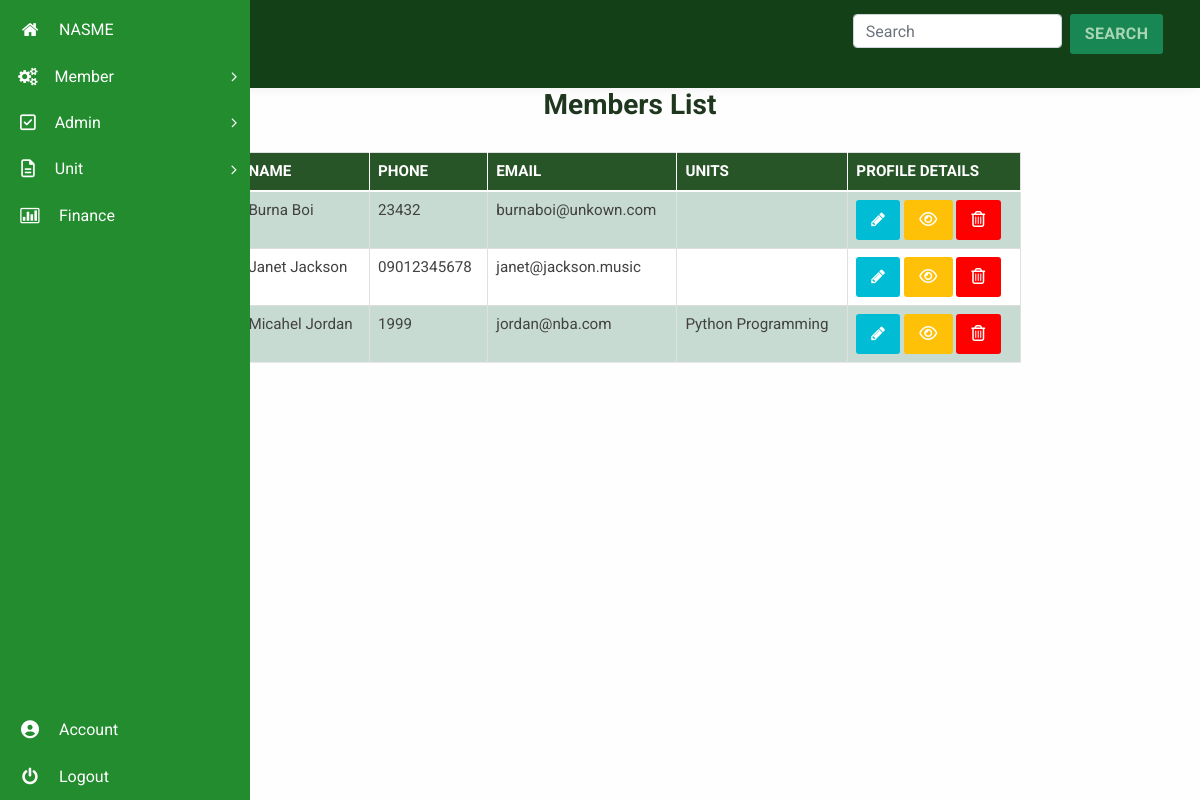
Before: /admin/manage_members (signed in) with the older database file.
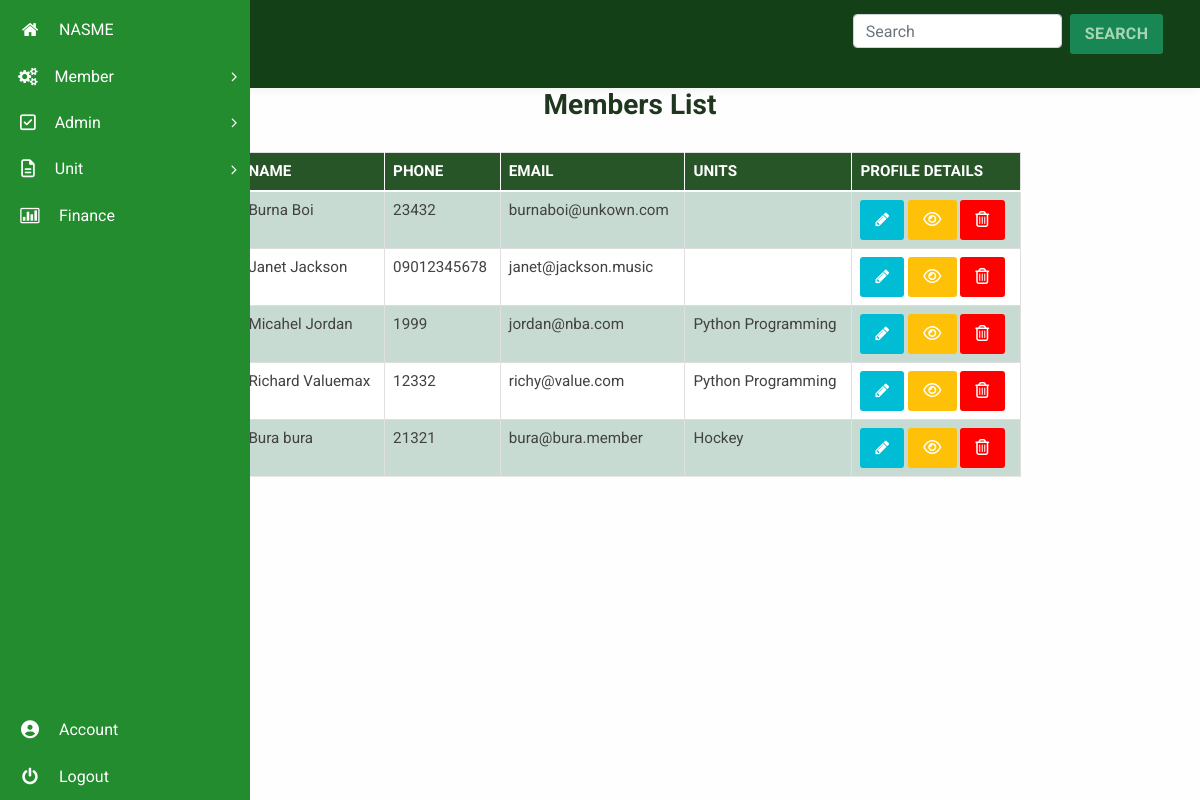
After: the same page with the newer database file.
### membership/models.py (models this page shows, shortened)
class User(db.Model, UserMixin):
  id = db.Column(db.Integer, primary_key=True)
  units = db.relationship("Unit", secondary=user_unit, backref="unit_members", lazy="dynamic")
  username = db.Column(db.String(20), unique=True, nullable=False)
  email = db.Column(db.String(120), unique=True, nullable=False)
  phone = db.Column(db.String(60), unique=True, nullable=False, default="")
  password = db.Column(db.String(60), nullable=False, default="~~~~~~~")
  image_file = db.Column(db.String(20), nullable=False, default='default.jpg')
  date_registered = db.Column(db.DateTime, nullable=False, default=datetime.utcnow)
  role = db.Column(db.String(6), nullable=False, default="USER")
  _is_superadmin = db.Column("is_superadmin", db.Boolean, nullable=False, default=False)
  current_salary = db.Column(db.String(60))
  occupation = db.Column(db.String(60))
  experience = db.Column(db.String(60))
  date_of_birth = db.Column(db.String(), nullable=False, default=datetime.utcnow)
  home_address = db.Column(db.String())
  work_address = db.Column(db.String())
  def display_units(self):
    unit_names = []
    for unit in self.units.all():
      unit_names.append(unit.name)
    return ", ".join(unit_names)
  @property
  def is_superadmin(self):
      return self._is_superadmin
  @is_superadmin.setter
  def is_superadmin(self, s):
    if type(s) == type(str()):
      if s.lower() == "true":
        self._is_superadmin = True
      elif s.lower() == "false":
        self._is_superadmin = False
    else:
      self._is_superadmin = s

class Unit(db.Model):
  id = db.Column(db.Integer, primary_key=True)
  name = db.Column(db.String(50), unique=True, nullable=False)
  date_created = db.Column(db.DateTime, nullable=False,default=datetime.utcnow)
  fees_amount = db.Column(db.String(),nullable=False,default="0")

### membership/routes.py (the view)
@app.route("/admin/manage_members")
@admin_role_required
@login_required
def manage_members():
  page = request.args.get('page', 1, type=int)
  members = User.query.filter_by(role="USER").paginate(page=page, per_page=5)
  return render_template("manage_members.html", page=page, members=members)

### membership/models.py (called while the page is built)
@login_manager.user_loader
def load_user(user_id):
    return User.query.get(int(user_id))

### membership/routes.py (called while the page is built)
def admin_role_required(func):
    @wraps(func)
    def decorated_view(*args, **kwargs):
      if current_user.is_authenticated:
        if not current_user.role == "ADMIN":
            abort(403)
        return func(*args, **kwargs)
      else:
        abort(403)
    return decorated_view

### membership/templates/manage_members.html (shortened to what this page needs)
{% extends "dashboard_layout.html" %}
{% block content %}
<link rel="stylesheet" type="text/css" href="css/table-style.css" />
<link rel="stylesheet" type="text/css" href="css/basictable.css" />
				<div class="container agile-tables">
					<h3 style="text-align: center; color:rgb(31, 55, 31); font-weight:bold;" class="text-center"> Members List</h3>
					<div class="w3l-table-info table-responsive">
					    <table id="tuble" class="table table-success table-striped table-hover ">
						<thead>
						  <tr>
							<th>Name</th>
							<th>Phone</th>
							<th>Email</th>
							<th>Units</th>
							<th>Profile Details</th>
						  </tr>
						</thead>
						<tbody>
							{% for member in members.items %}
						  <tr>
							<td>{{member.username}}</td>
							<td>{{ member.phone }}</td>
							<td>{{ member.email }}</td>
							<td>
							{{member.display_units()}}
							</td>
							<td><a role="button" class="btn btn-primary" href="{{ url_for('edit_member', member_id=member.id) }}"><i class="fa fa-pencil" aria-hidden="true"></i></a>
								<a type="button" class="btn btn-warning"  dataId="{{member.id}}" dataImage="/static/profile_pics/{{member.image_file }}" dataName="{{ member.username }}" dataEmail="{{member.email}}" dataPhone="{{member.phone}}" dataPassword="{{ member.password }}" dataUnits="{{member.display_units()}}" dataDateReg="{{ member.date_registered }}" dataOccupation="{{ member.occupation }}" dataHomeAddr="{{ member.home_address }}" dataWorkAddre="{{ member.work_address }}" dataExperience = "{{member.experience}}" dataCurrentSalary="{{member.current_salary}}" data-toggle="modal" data-target="#staticBackdrop" onclick="viewUserFunction(this)"><i class="fa fa-eye" aria-hidden="true"></i></a>
								<a type="button" class="btn btn-danger" style="background: red;" data-toggle="modal" id="{{member.id}}" dataName="{{member.username}}" data-target="#deletemodal"  onclick="deleteFunction(this)"><i class="fa fa-trash-o" aria-hidden="true"></i></a>
							</td>
						  </tr>
						  {% endfor %}
					  </table>
				  </div>
					  {% for page_num in members.iter_pages(left_edge=1, right_edge=1, left_current=1, right_current=2) %}
					    {% if page_num %}
					      {% if members.page == page_num %}
					        <a class="btn btn-success mb-5"  href="{{ url_for('manage_members', page=page_num) }}">{{ page_num }}</a>
					      {% else %}
					        <a class="btn btn-success mb-5" href="{{ url_for('manage_members', page=page_num) }}">{{ page_num }}</a>
					      {% endif %}
					    {% else %}
					      ...
					    {% endif %}
					  {% endfor %}
					</div>
{% endblock content %}

### membership/templates/dashboard_layout.html (shortened to what this page needs)
<!DOCTYPE html>
<head>
<link rel="stylesheet" href="{{ url_for('static', filename='css/bootstrap.css') }}">
<link href="https://cdn.jsdelivr.net/npm/bootstrap@5.0.2/dist/css/bootstrap.min.css" rel="stylesheet">
<link rel="stylesheet" type='text/css' href="{{ url_for('static', filename='css/style.css') }}">
<link rel="stylesheet" type='text/css' href="{{ url_for('static', filename='css/font.css') }}">
<link rel="stylesheet" type='text/css' href="{{ url_for('static', filename='css/font-awesome.css') }}">
<link rel="stylesheet" type='text/css' href="{{ url_for('static', filename='css/morris.css') }}">
</head>
<body>
    <body class="dashboard-page">
  <nav class="main-menu ">
    <ul>
      <li>
        <a href="{{ url_for('dashboard') }}">
          <i class="fa fa-home nav_icon"></i>
          <span class="nav-text">
          NASME
          </span>
        </a>
      </li>
      <li class="has-subnav">
        <a href="javascript:;">
        <i class="fa fa-cogs" aria-hidden="true"></i>
        <span class="nav-text">
          Member
        </span>
        <i class="icon-angle-right"></i>
        </a>
      </li>
      {% if current_user.is_superadmin %}
        <li class="has-subnav">
          <a href="javascript:;">
          <i class="fa fa-check-square-o nav_icon"></i>
          <span class="nav-text">
          Admin
          </span>
          <i class="icon-angle-right"></i>
          </a>
        </li>
      {% endif %}
      <li class="has-subnav">
        <a href="javascript:;">
          <i class="fa fa-file-text-o nav_icon"></i>
            <span class="nav-text">Unit</span>
          <i class="icon-angle-right"></i>
        </a>
      </li>
      <li>
        <a href="finance.html" target="_blank">
          <i class="fa fa-bar-chart nav_icon"></i>
          <span class="nav-text">
            Finance
          </span>
        </a>
      </li>
    </ul>
    <div style="position:absolute;left:0;bottom:0;">
      <ul >
      <li>
      <a href="{{ url_for('edit_admin' , admin_id=current_user.id )}}">
      <i class="fa fa-user-circle nav-icon"></i>
      <span class="nav-text">
      Account
      </span>
      </a>
      </li>
    </ul>
    <ul class="logout">
      <li>
      <a href="{{ url_for('logout') }}">
      <i class="icon-off nav-icon"></i>
      <span class="nav-text">
      Logout
      </span>
      </a>
      </li>
    </ul>
    </div>
  </nav>
  <section class="wrapper scrollable">
    <nav class="user-menu">
    </nav>
    <section class="title-bar">
      <div class="ric" >
        <nav class="navbar navbar-expand-lg navbar-light bg-" >
          <div class="container-fluid">
            <a class="navbar-brand" id="greeny"><img src="{{ url_for('static', filename='images/NASME.png')}}" alt="" width="60px" /></a>
            <form  method="POST" action="{{url_for('search_members')}}" class="d-flex" autocomplete="off">
            <input id="member_autocomplete" name="search_query" class="form-control me-2" type="text" placeholder="Search" aria-label="Search">
            <button class="btn btn-success" type="submit" style="color: #A8D6B4;">Search</button>
            </form>
          </div>
          </nav>
      </div>
    </section>
    {% block content %}{% endblock %}
    <br>
    <br>
    </section>
    <link href="https://code.jquery.com/ui/1.10.2/themes/smoothness/jquery-ui.min.css" rel="stylesheet">
</body>

### membership/static/css/table-style.css (style rules this page uses)
table { background: white; border-collapse: collapse; margin: 1.25em 0 0; width: 100%; }
table tr, table th, table td { border: none; border-bottom: 1px solid #e8e8e8; font-size: .95em; }
table th, table td { padding: 10px 12px; text-align: left; }
table th { background: #fcb216; color: #000000; text-transform: uppercase; }
table tr td { background: #f3faff; color: #424242; }
table tr:nth-of-type(2n+2) td { background: #ffffff; }
table { width: 100%; }
.table { margin: 30px 0; border-collapse: collapse; border-spacing: 0; empty-cells: show; border: 1px solid #e0e0e0; }
.table td, .table th { border-left: 1px solid #e0e0e0; border-width: 0 0 0 1px; font-size: inherit; margin: 0; overflow: visible; padding: 0.5em 1em; font-weight: normal; }
.table td:first-child, .table th:first-child { border-left-width: 0; }
.table thead, .table tfoot { background-color: #f05050; color: #fff; text-align: left; vertical-align: bottom; }
.table thead td, .table tfoot td, .table thead th, .table tfoot th { border-color: #fff; }
.table td { background-color: transparent; }

Changed rows visible on the page:
added User: username "Richard Valuemax", phone "12332", email "richy@value.com", display_units "Python Programming"
added User: username "Bura bura", phone "21321", email "bura@bura.member", display_units "Hockey"
